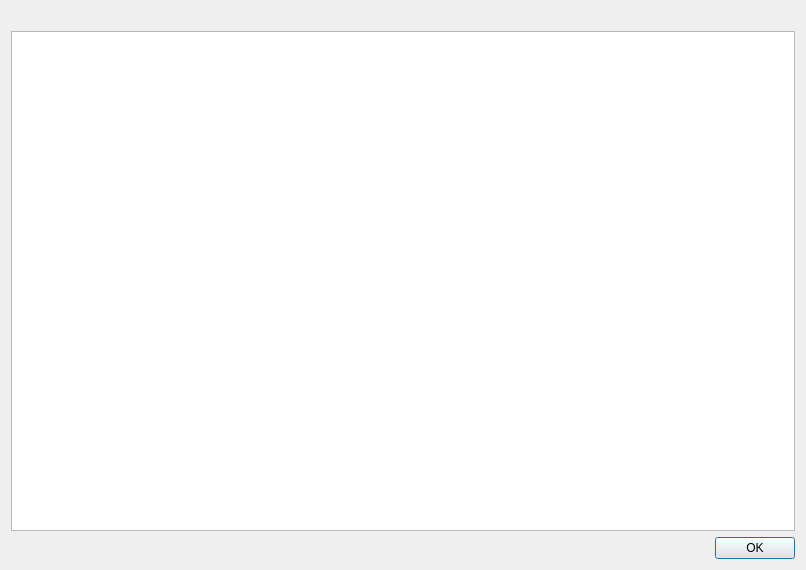
<?xml version="1.0" encoding="UTF-8"?>
<ui version="4.0">
 <class>reAbout</class>
 <widget class="QDialog" name="reAbout">
  <property name="geometry">
   <rect>
    <x>0</x>
    <y>0</y>
    <width>806</width>
    <height>570</height>
   </rect>
  </property>
  <property name="windowTitle">
   <string>Dialog</string>
  </property>
  <layout class="QGridLayout" name="gridLayout">
   <item row="0" column="0" colspan="2">
    <widget class="QLabel" name="label_3">
     <property name="text">
      <string/>
     </property>
     <property name="pixmap">
      <pixmap resource="../resources/RealityUI.qrc">:/images/RealityLogo_small.png</pixmap>
     </property>
     <property name="alignment">
      <set>Qt::AlignCenter</set>
     </property>
    </widget>
   </item>
   <item row="1" column="0" colspan="2">
    <widget class="QTextBrowser" name="textBrowser">
     <property name="html">
      <string>&lt;!DOCTYPE HTML PUBLIC &quot;-//W3C//DTD HTML 4.0//EN&quot; &quot;http://www.w3.org/TR/REC-html40/strict.dtd&quot;&gt;
&lt;html&gt;&lt;head&gt;&lt;meta name=&quot;qrichtext&quot; content=&quot;1&quot; /&gt;&lt;style type=&quot;text/css&quot;&gt;
p, li { white-space: pre-wrap; }
&lt;/style&gt;&lt;/head&gt;&lt;body style=&quot; font-family:'Lucida Grande'; font-size:13pt; font-weight:400; font-style:normal;&quot;&gt;
&lt;p style=&quot;-qt-paragraph-type:empty; margin-top:0px; margin-bottom:0px; margin-left:0px; margin-right:0px; -qt-block-indent:0; text-indent:0px;&quot;&gt;&lt;br /&gt;&lt;/p&gt;&lt;/body&gt;&lt;/html&gt;</string>
     </property>
     <property name="source">
      <url>
       <string>qrc:/textResources/about.html</string>
      </url>
     </property>
     <property name="openExternalLinks">
      <bool>true</bool>
     </property>
    </widget>
   </item>
   <item row="2" column="0">
    <spacer name="horizontalSpacer">
     <property name="orientation">
      <enum>Qt::Horizontal</enum>
     </property>
     <property name="sizeHint" stdset="0">
      <size>
       <width>579</width>
       <height>20</height>
      </size>
     </property>
    </spacer>
   </item>
   <item row="2" column="1">
    <widget class="QPushButton" name="btnOK">
     <property name="text">
      <string>OK</string>
     </property>
    </widget>
   </item>
  </layout>
 </widget>
 <resources>
  <include location="../resources/RealityUI.qrc"/>
 </resources>
 <connections>
  <connection>
   <sender>btnOK</sender>
   <signal>clicked()</signal>
   <receiver>reAbout</receiver>
   <slot>accept()</slot>
   <hints>
    <hint type="sourcelabel">
     <x>838</x>
     <y>624</y>
    </hint>
    <hint type="destinationlabel">
     <x>530</x>
     <y>559</y>
    </hint>
   </hints>
  </connection>
 </connections>
</ui>
